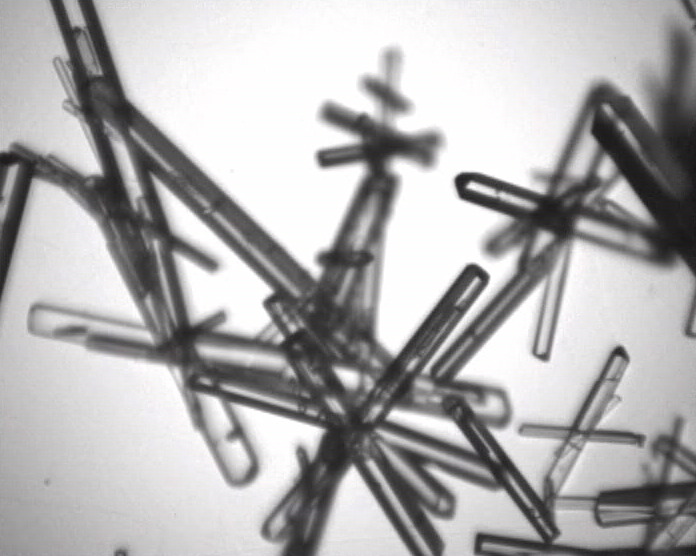
#> input picture hough/TestPR46.png, 696 x 556 px
$ python main.py
#> lines starting #> are read from the running program, lines starting #| are printed output that depends on the picture; after the words box and inside, x2 and y2 are one past the last pixel; in counts of white or black regions, pixels touching at a corner belong together
#> further down, I is the input picture: shape (556, 696, 3); mean B, G, R 176.8, 175.3, 176.6
import matplotlib.pyplot as plt
import cv2
import numpy as np
from skimage.feature import peak_local_max

def hough(I):
    edges = cv2.Canny(I, 100, 200)
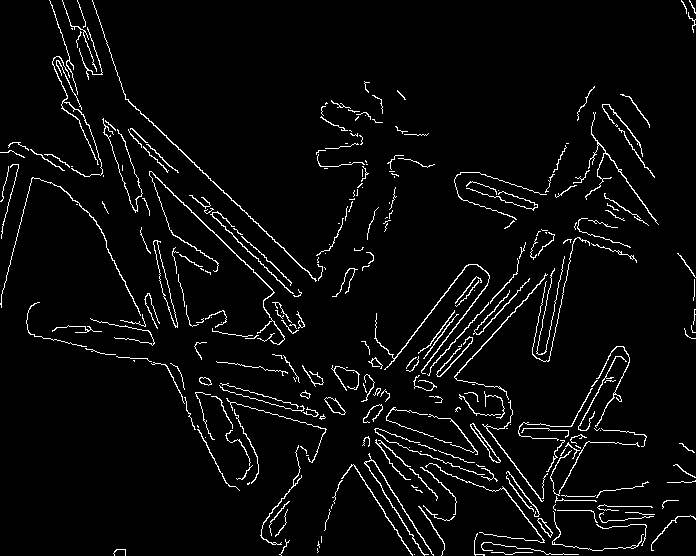
#> edges: shape (556, 696); 4.1% white in thin lines or dots
    theta = np.arange(0, np.pi, 0.01)
    cosTheta = np.cos(theta)
    sinTheta = np.sin(theta)
    rho_max = np.hypot(I.shape[0], I.shape[1])
#> rho_max = 890.8
    rho = np.arange(-rho_max, rho_max, 1)
#> rho = 1782 values from -890.8 to 890.2
    H = np.zeros([rho.size, theta.size])
    for x in range(I.shape[0]):
        for y in range(I.shape[1]):
            if (edges[x, y] != 0):
                R = x*cosTheta + y*sinTheta
                R = np.round(R + rho.size/2).astype(int)
                H[R, range(theta.size)] += 1
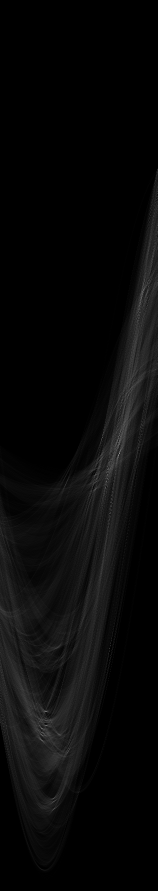
#> H: shape (1782, 315) float64 (shown at 1/2 size); min 0, max 256, mean 9; drawn with min black and max white

    # plt.imshow(H, extent=[0, np.pi, -rho_max, rho_max], aspect='auto')

    G = cv2.GaussianBlur(H, (5, 5), 5)
    maxima = peak_local_max(H, 5, threshold_abs=150, num_peaks=5)
    # [4 lines of commented-out code are left out]

    for i_rho, i_theta in maxima:
        a = np.cos(theta[i_theta])
        b = np.sin(theta[i_theta])
        y0 = a * rho[i_rho]
        x0 = b * rho[i_rho]
        y1 = int(y0 + 1000*(-b))
        x1 = int(x0 + 1000*(a))
        y2 = int(y0 - 1000*(-b))
        x2 = int(x0 - 1000*(a))

        cv2.line(I, (x1, y1), (x2, y2), (0, 0, 255), 2)
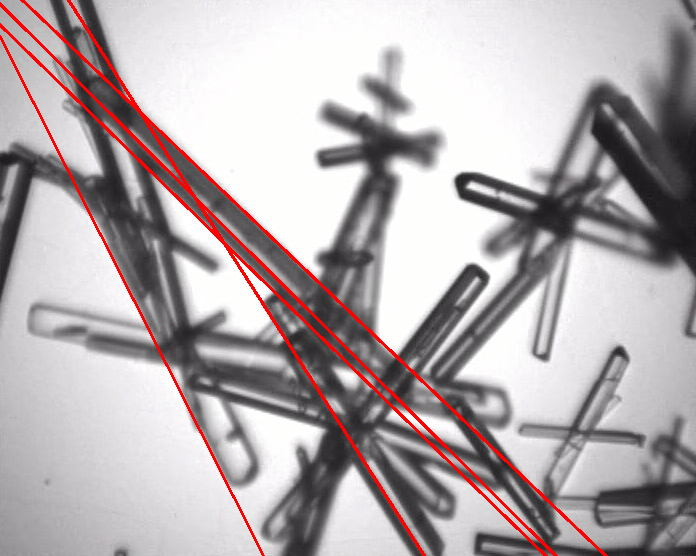
#> I: shape (556, 696, 3); 2.85% of pixels changed, all inside (x1, y1, x2, y2) = (0, 0, 608, 556)
    plt.imshow(I)
    plt.show()


I = cv2.imread("TestPR46.png")
H = hough(I)
